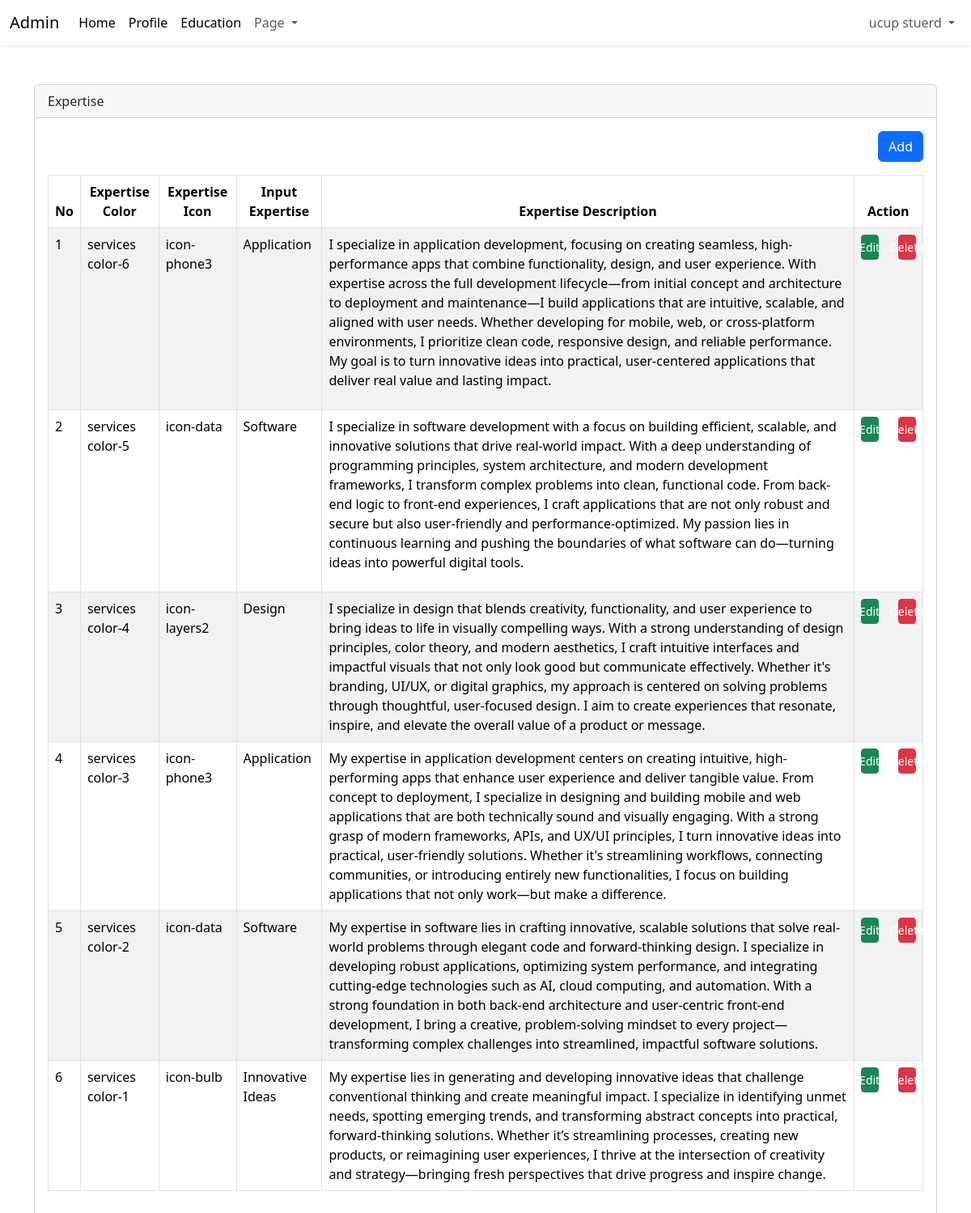
The page /admin/dashboard.php?page=expertise (signed in) on the database its author committed.
### tables this page shows
CREATE TABLE `expertise` (
  `expertise_id` int(11) NOT NULL,
  `color_services` varchar(25) NOT NULL,
  `expertise_icon` varchar(50) NOT NULL,
  `expertise_name` varchar(25) NOT NULL,
  `expertise_desc` text NOT NULL
);

### admin/content/expertise.php (the view, shortened to what this page needs)
<?php
include 'config/connection_login.php';
$query = mysqli_query($config, "SELECT * FROM expertise ORDER BY expertise_id DESC");
$row = mysqli_fetch_all($query, MYSQLI_ASSOC);
?>
<div class="table-responsive">
    <div align="right" class="mb-3">
        <a href="?page=tambah_expertise" class="btn btn-primary">Add</a>
    </div>
    <table id="table" class="table table-bordered table-striped">
        <thead>
            <tr class="text-center">
                <th>No</th>
                <th>Expertise Color</th>
                <th>Expertise Icon</th>
                <th>Input Expertise</th>
                <th>Expertise Description</th>
                <th>Action</th>
            </tr>
        </thead>
        <tbody>
            <?php foreach ($row as $key => $data_value): ?>
            <tr>
                <td><?= $key + 1; ?></td>
                <td><?= $data_value['color_services']; ?></td>
                <td><?= $data_value['expertise_icon']; ?></td>
                <td><?= $data_value['expertise_name']; ?></td>
                <td><?= $data_value['expertise_desc']; ?></td>
                <td>
                    <div class="row d-flex justify-content-center">
                        <div class="col-6">
                            <a href="?page=tambah_expertise&edit=<?php echo $data_value['expertise_id']; ?>"
                                class="btn btn-success btn-sm d-flex justify-content-center">Edit</a>
                        </div>
                        <div class="col-6">
                            <a onclick="return confirm('Are you sure?')"
                                href="?page=expertise&delete=<?php echo $data_value['expertise_id']; ?>"
                                class="btn btn-danger btn-sm d-flex justify-content-center">Delete</a>
                        </div>
                    </div>
                </td>
            </tr>
            <?php endforeach ?>
        </tbody>
    </table>
</div>

### rows shown on the page
expertise: color_services "services color-6", expertise_icon "icon-phone3", expertise_name "Application", expertise_desc "I specialize in application development, focusing on creating seamless, high-performance apps that combine functionality, design, and user experience. With expertise across the full development lifecycle—from initial concept and architecture to deployment and maintenance—I build applications that are intuitive, scalable, and aligned with user needs. Whether developing for mobile, web, or cross-platform environments, I prioritize clean code, responsive design, and reliable performance. My goal is to turn innovative ideas into practical, user-centered applications that deliver real value and lasting impact."
expertise: color_services "services color-5", expertise_icon "icon-data", expertise_name "Software", expertise_desc "I specialize in software development with a focus on building efficient, scalable, and innovative solutions that drive real-world impact. With a deep understanding of programming principles, system architecture, and modern development frameworks, I transform complex problems into clean, functional code. From back-end logic to front-end experiences, I craft applications that are not only robust and secure but also user-friendly and performance-optimized. My passion lies in continuous learning and pushing the boundaries of what software can do—turning ideas into powerful digital tools."
expertise: color_services "services color-4", expertise_icon "icon-layers2", expertise_name "Design", expertise_desc "I specialize in design that blends creativity, functionality, and user experience to bring ideas to life in visually compelling ways. With a strong understanding of design principles, color theory, and modern aesthetics, I craft intuitive interfaces and impactful visuals that not only look good but communicate effectively. Whether it's branding, UI/UX, or digital graphics, my approach is centered on solving problems through thoughtful, user-focused design. I aim to create experiences that resonate, inspire, and elevate the overall value of a product or message."
expertise: color_services "services color-3", expertise_icon "icon-phone3", expertise_name "Application", expertise_desc "My expertise in application development centers on creating intuitive, high-performing apps that enhance user experience and deliver tangible value. From concept to deployment, I specialize in designing and building mobile and web applications that are both technically sound and visually engaging. With a strong grasp of modern frameworks, APIs, and UX/UI principles, I turn innovative ideas into practical, user-friendly solutions. Whether it's streamlining workflows, connecting communities, or introducing entirely new functionalities, I focus on building applications that not only work—but make a difference."
expertise: color_services "services color-2", expertise_icon "icon-data", expertise_name "Software", expertise_desc "My expertise in software lies in crafting innovative, scalable solutions that solve real-world problems through elegant code and forward-thinking design. I specialize in developing robust applications, optimizing system performance, and integrating cutting-edge technologies such as AI, cloud computing, and automation. With a strong foundation in both back-end architecture and user-centric front-end development, I bring a creative, problem-solving mindset to every project—transforming complex challenges into streamlined, impactful software solutions."
expertise: color_services "services color-1", expertise_icon "icon-bulb", expertise_name "Innovative Ideas", expertise_desc "My expertise lies in generating and developing innovative ideas that challenge conventional thinking and create meaningful impact. I specialize in identifying unmet needs, spotting emerging trends, and transforming abstract concepts into practical, forward-thinking solutions. Whether it’s streamlining processes, creating new products, or reimagining user experiences, I thrive at the intersection of creativity and strategy—bringing fresh perspectives that drive progress and inspire change."

### other values the page prints
$_name "ucup stuerd"
str_replace("_", " ", ucfirst($_GET['page'])) "Expertise"
